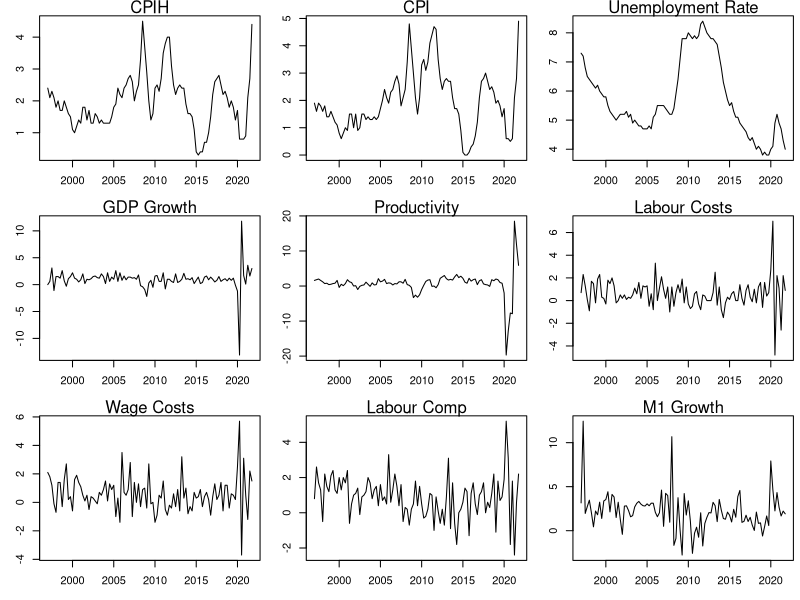
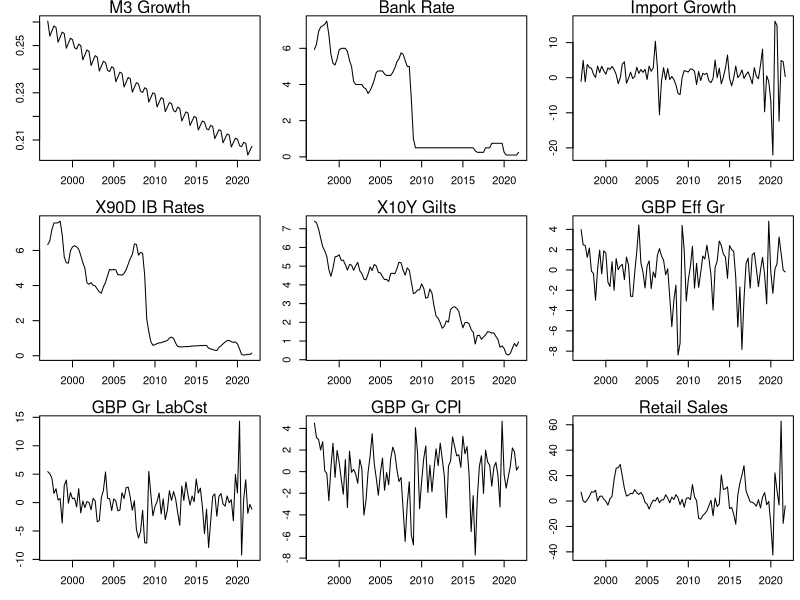
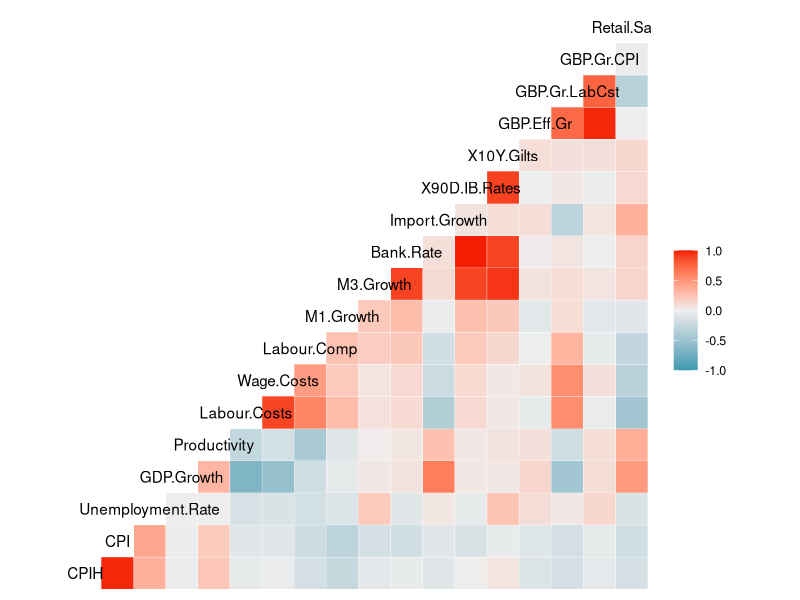
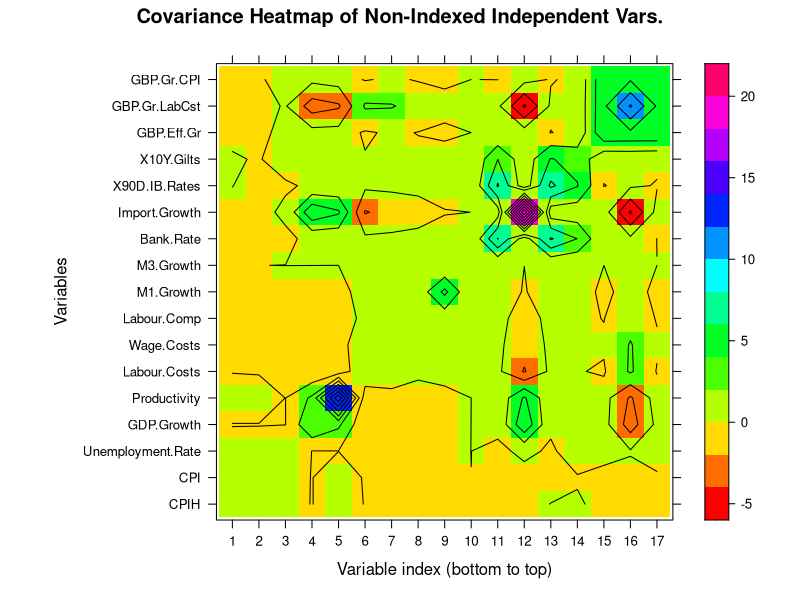
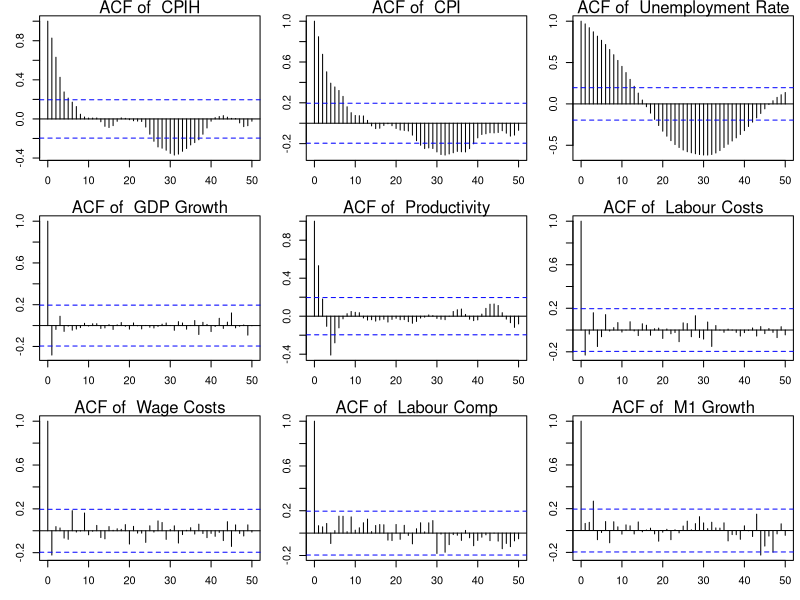
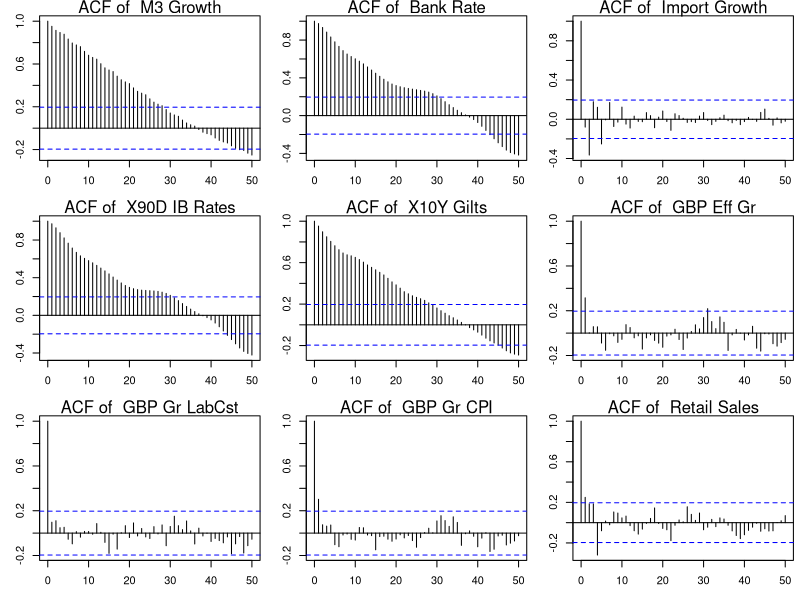
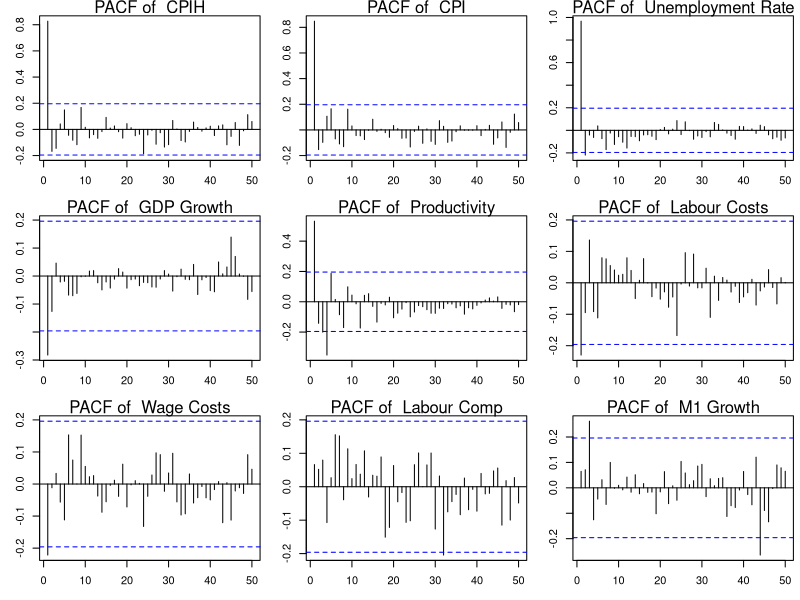
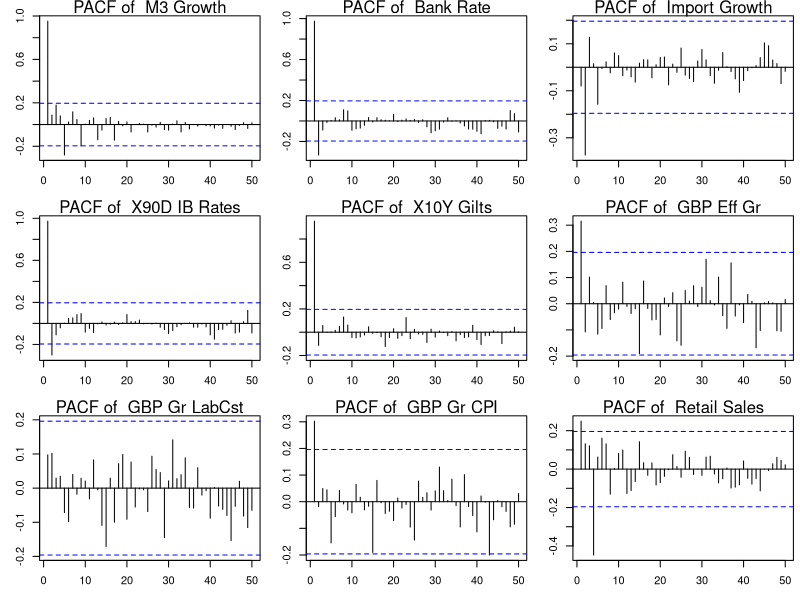

These charts were generated, in order, by the following R code:
library(urca)
library(tseries)
library(GGally)
library(lavaan)
library(lattice)
library(RColorBrewer)

inflation.variates.data <- read.csv("../Datasets/CPIH_Quarterly_Reduced.csv", header = T)

# Plot variates by time
layout(matrix(1:9, byrow=TRUE, ncol=3,nrow=3))
par(mar=c(3, 3, 1.2, 0.5))
for (i in 2:10) {
  header <- colnames(inflation.variates.data)[i]
  header <- gsub(".", " ", header, fixed = T)
  data <- inflation.variates.data[, i]
  plot((7988:8087)/4, data, type = "l")
  mtext(paste(header))
}
for (i in 11:ncol(inflation.variates.data)) {
  header <- colnames(inflation.variates.data)[i]
  header <- gsub(".", " ", header, fixed = T)
  data <- inflation.variates.data[, i]
  plot((7988:8087)/4, data, type = "l")
  mtext(paste(header))
}

# Correlation matrix plot
ggcorr(inflation.variates.data[, 2:19])

# Covariance matrix
inflation.variates.cov <- cov(inflation.variates.data[, 2:18])
levelplot(inflation.variates.cov, col.regions = rainbow, main = "Covariance Heatmap of Non-Indexed Independent Vars.", pretty = T, contour = T,
          scales = list(y = list(at = 1:17, labels = colnames(inflation.variates.data[, 2:18])), 
                        x = list(at = 1:17, labels = 1:17)),
          ylab = "Variables", xlab = "Variable index (bottom to top)"
)

# Check for sationarity
for (i in 2:ncol(inflation.variates.data)) {
  #print(colnames(inflation.variates.data)[i])
  #for (lag in c(1, 4, 12, 25)) print(tseries::adf.test(inflation.variates.data[, i], k = lag))
}

# Check for cointegration between all explanatory variables
# Johansen test
for (i in 2:(ncol(inflation.variates.data) - 1)) {
  for (j in (i + 1):ncol(inflation.variates.data)) {
    #print(colnames(inflation.variates.data)[i])
    #print(colnames(inflation.variates.data)[j])
    summary(ca.jo(data.frame(inflation.variates.data[, i], inflation.variates.data[, j]), type="trace", K=2, ecdet="none", spec="longrun"))
  }
}

# ACF
layout(matrix(1:9, byrow=TRUE, ncol=3,nrow=3))
par(mar=c(3, 3, 1.2, 0.5))
for (i in 2:10) {
  header <- colnames(inflation.variates.data)[i]
  header <- gsub(".", " ", header, fixed = T)
  data <- inflation.variates.data[, i]
  autocorr <- acf(data, type = "correlation", plot = F, lag.max = 50)
  plot(autocorr)
  mtext(paste("ACF of ", header))
}
for (i in 11:ncol(inflation.variates.data)) {
  header <- colnames(inflation.variates.data)[i]
  header <- gsub(".", " ", header, fixed = T)
  data <- inflation.variates.data[, i]
  autocorr <- acf(data, type = "correlation", plot = F, lag.max = 50)
  plot(autocorr)
  mtext(paste("ACF of ", header))
}

# PACF
layout(matrix(1:9, byrow=TRUE, ncol=3,nrow=3))
par(mar=c(3, 3, 1.2, 0.5))
for (i in 2:10) {
  header <- colnames(inflation.variates.data)[i]
  header <- gsub(".", " ", header, fixed = T)
  data <- inflation.variates.data[, i]
  autocorr <- pacf(data, type = "correlation", plot = F, lag.max = 50)
  plot(autocorr)
  mtext(paste("PACF of ", header))
}
for (i in 11:ncol(inflation.variates.data)) {
  header <- colnames(inflation.variates.data)[i]
  header <- gsub(".", " ", header, fixed = T)
  data <- inflation.variates.data[, i]
  autocorr <- pacf(data, type = "correlation", plot = F, lag.max = 50)
  plot(autocorr)
  mtext(paste("PACF of ", header))
}

# QQ
layout(matrix(1:9, byrow=TRUE, ncol=3,nrow=3))
par(mar=c(3, 3, 1.2, 0.5))
for (i in 2:10) {
  header <- colnames(inflation.variates.data)[i]
  header <- gsub(".", " ", header, fixed = T)
  qqnorm(inflation.variates.data[, i], main = "")
  qqline(inflation.variates.data[, i], col = "steelblue", lwd = 2)
  mtext(paste("QQ of ", header))
}
for (i in 11:ncol(inflation.variates.data)) {
  header <- colnames(inflation.variates.data)[i]
  header <- gsub(".", " ", header, fixed = T)
  qqnorm(inflation.variates.data[, i], main = "")
  qqline(inflation.variates.data[, i], col = "steelblue", lwd = 2)
  mtext(paste("QQ of ", header))
}
